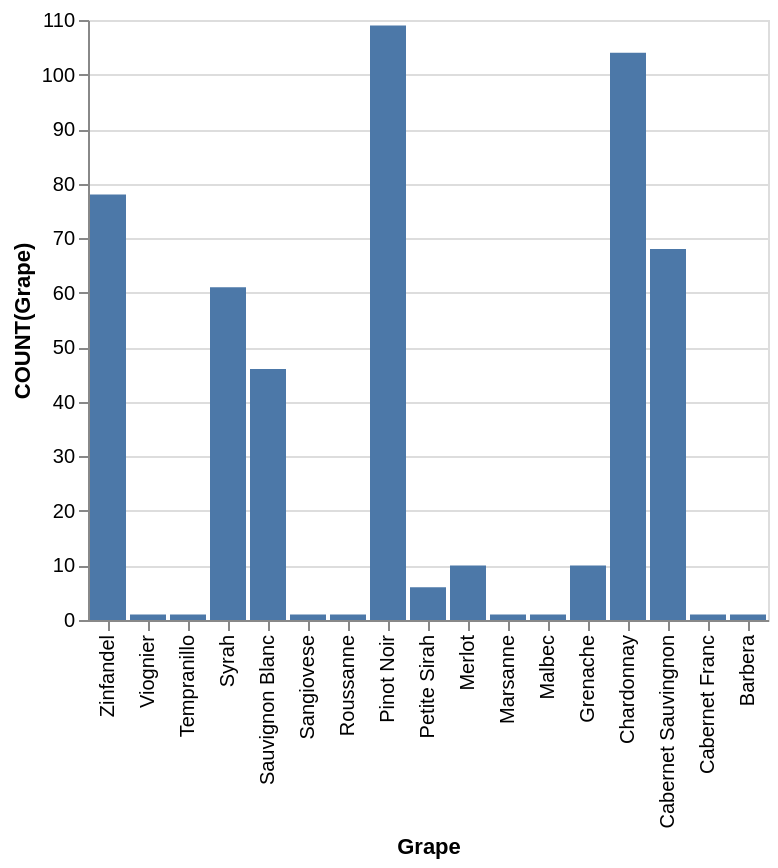

The Vega-Lite source for this figure:
### Vega-Lite specification from a JSON file in a GitHub repository (floating-point values rounded to 4 significant figures)
{"data": {"values": [{"x_data": "Zinfandel", "y_data": 78}, {"x_data": "Viognier", "y_data": 1}, {"x_data": "Tempranillo", "y_data": 1}, {"x_data": "Syrah", "y_data": 61}, {"x_data": "Sauvignon Blanc", "y_data": 46}, {"x_data": "Sangiovese", "y_data": 1}, {"x_data": "Roussanne", "y_data": 1}, {"x_data": "Pinot Noir", "y_data": 109}, {"x_data": "Petite Sirah", "y_data": 6}, {"x_data": "Merlot", "y_data": 10}, {"x_data": "Marsanne", "y_data": 1}, {"x_data": "Malbec", "y_data": 1}, {"x_data": "Grenache", "y_data": 10}, {"x_data": "Chardonnay", "y_data": 104}, {"x_data": "Cabernet Sauvingnon", "y_data": 68}, {"x_data": "Cabernet Franc", "y_data": 1}, {"x_data": "Barbera", "y_data": 1}]}, "mark": "bar", "encoding": {"x": {"field": "x_data", "type": "nominal", "title": "Grape", "sort": "descending"}, "y": {"field": "y_data", "type": "quantitative", "title": "COUNT(Grape)"}}}
